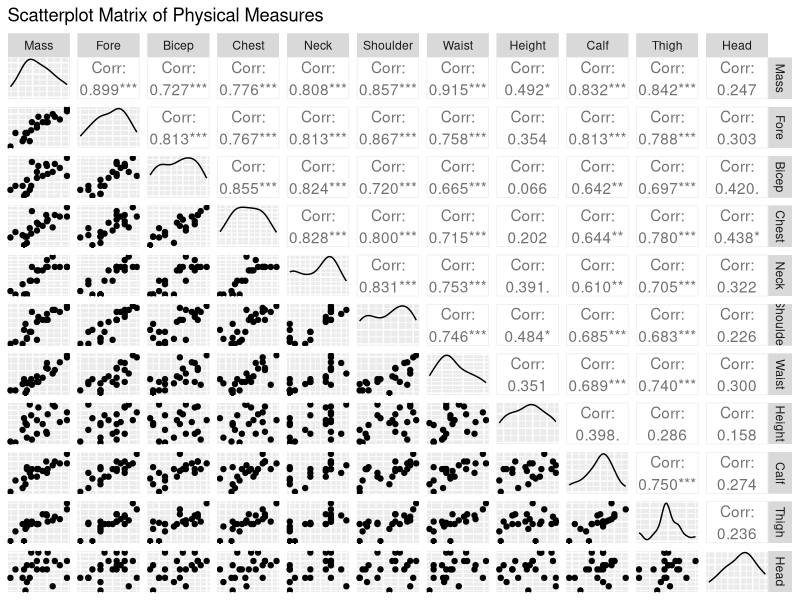
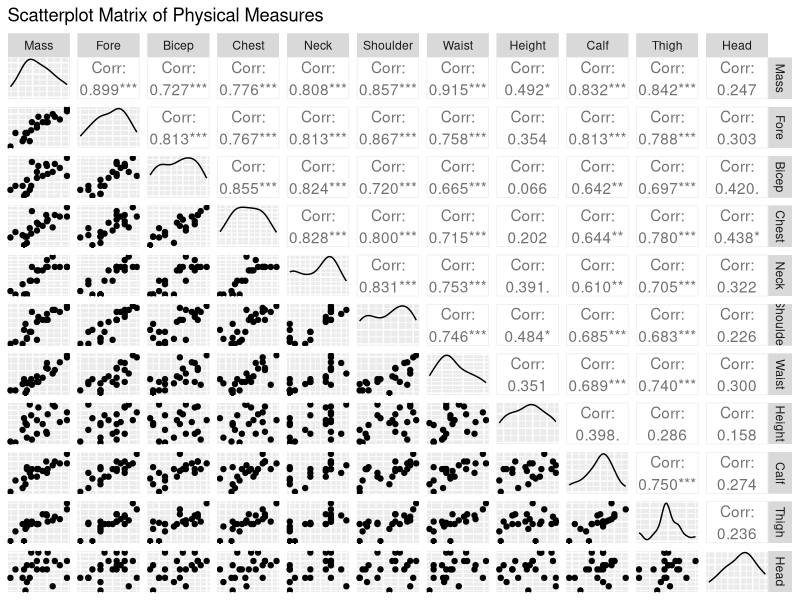
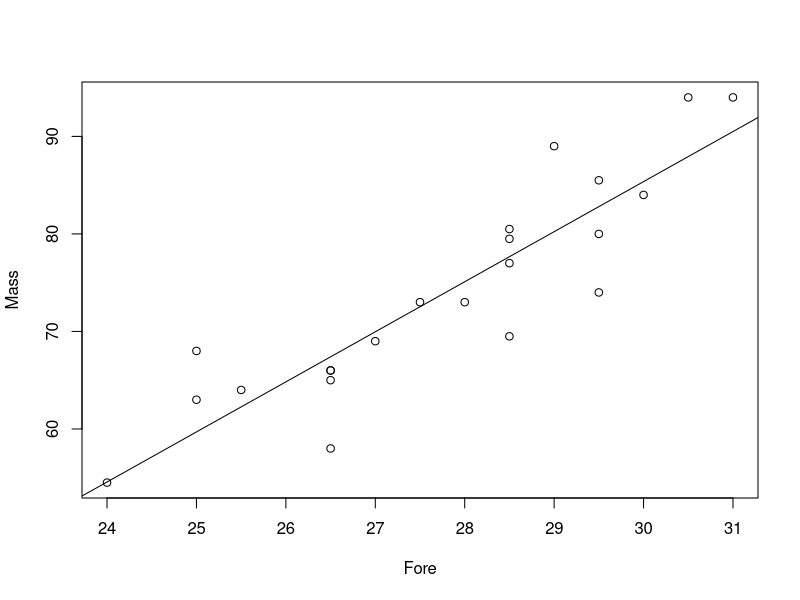
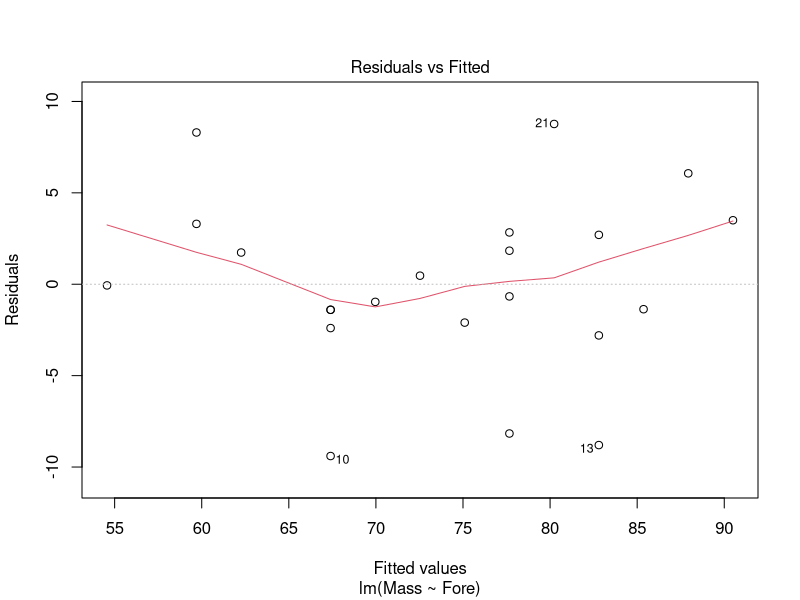
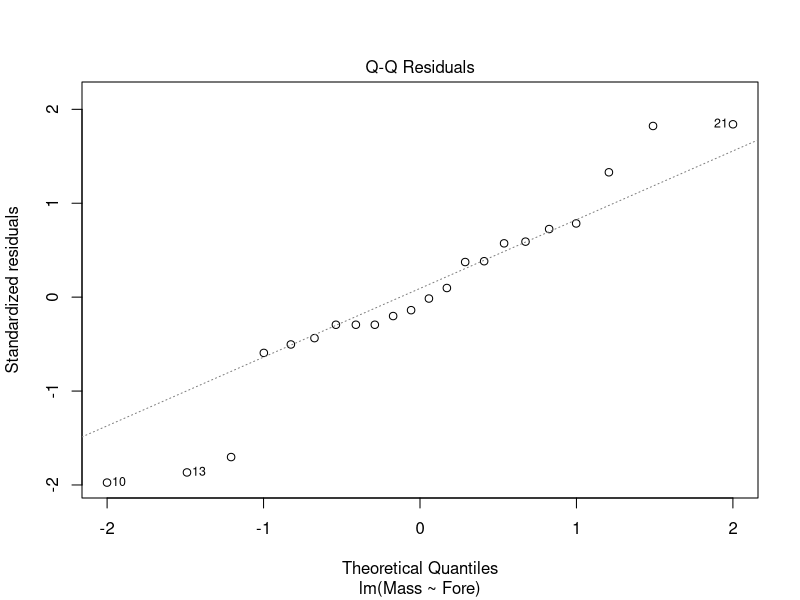
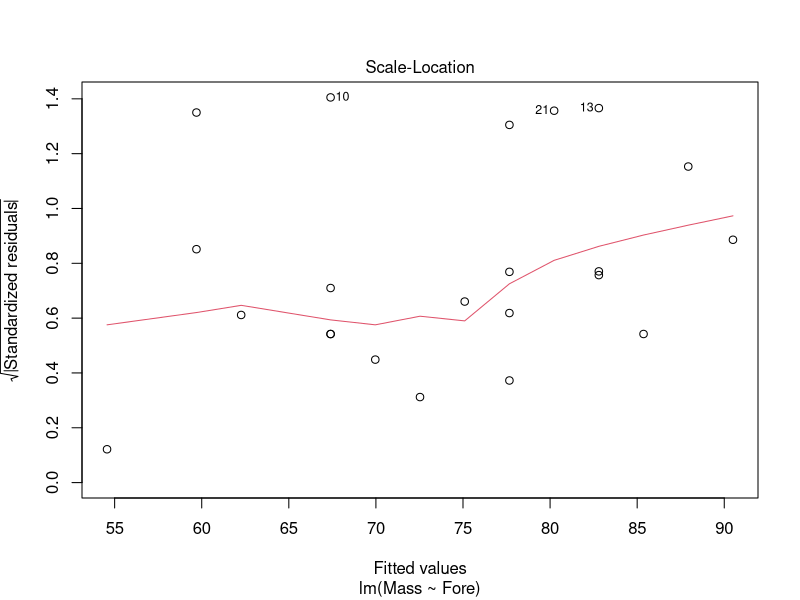
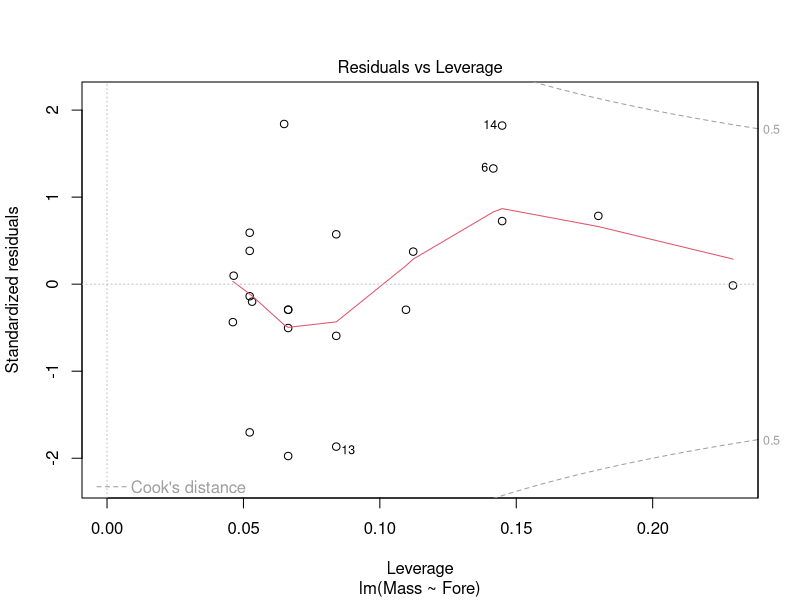

Recreate these plots in R, in order.
## ---- chunk 1
knitr::opts_chunk$set(echo = TRUE)
## ---- chunk 2
library(readxl)
PhysicalMeasures <- read_xlsx(file.path("physicalmeasures.xlsx"))
summary(PhysicalMeasures)
## ---- chunk 3
library(GGally)
ggpairs(PhysicalMeasures, axisLabels = "none", 
        title = "Scatterplot Matrix of Physical Measures")
# corr codes
## ---- chunk 4
ggpairs(PhysicalMeasures, axisLabels = "none", 
        title = "Scatterplot Matrix of Physical Measures")
## ---- chunk 5
#waist=Physicalmeasures$Waist

fit_fore <- lm(Mass ~ Fore, data = PhysicalMeasures)
summary(fit_fore) # does not have VIFs included like SAS
plot(Mass ~ Fore, data = PhysicalMeasures)
abline(fit_fore)
## ---- chunk 6
## Linear Model of Mass with All Predictors

#fit_all <- lm(Mass ~ ., data = PhysicalMeasures)
#summary(fit_all) # does not have VIFs included like SAS
## ---- chunk 7
fitted(fit_fore) # predicted values
## ---- chunk 8
residuals(fit_fore) # residuals
## ---- chunk 9
summary(fit_fore) 
summary.aov(fit_fore)
## ---- chunk 10
plot(fit_fore)
